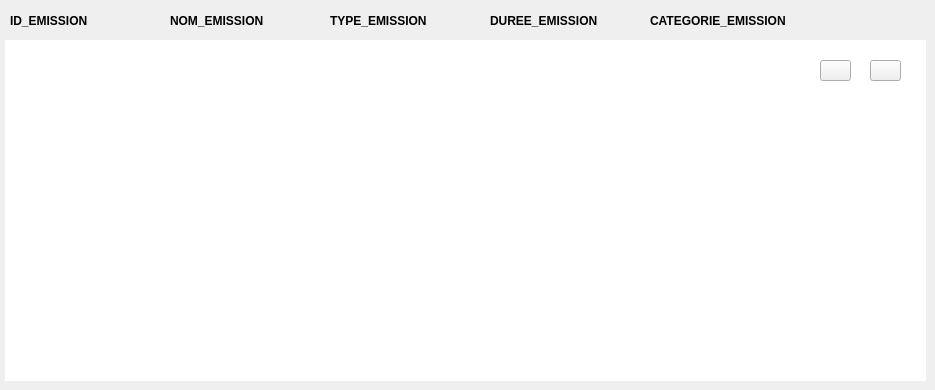
      <widget class="QWidget" name="tab_18">
       <attribute name="title">
        <string>gestion des emissions</string>
       </attribute>
       <widget class="QLabel" name="label_20">
        <property name="geometry">
         <rect>
          <x>5</x>
          <y>40</y>
          <width>921</width>
          <height>341</height>
         </rect>
        </property>
        <property name="styleSheet">
         <string notr="true">background-color:rgb(255, 255, 255)</string>
        </property>
        <property name="text">
         <string/>
        </property>
       </widget>
       <widget class="QLabel" name="label_22">
        <property name="geometry">
         <rect>
          <x>10</x>
          <y>0</y>
          <width>111</width>
          <height>41</height>
         </rect>
        </property>
        <property name="font">
         <font>
          <weight>75</weight>
          <bold>true</bold>
         </font>
        </property>
        <property name="text">
         <string>ID_EMISSION</string>
        </property>
       </widget>
       <widget class="QLabel" name="label_23">
        <property name="geometry">
         <rect>
          <x>170</x>
          <y>0</y>
          <width>111</width>
          <height>41</height>
         </rect>
        </property>
        <property name="font">
         <font>
          <weight>75</weight>
          <bold>true</bold>
         </font>
        </property>
        <property name="text">
         <string>NOM_EMISSION</string>
        </property>
       </widget>
       <widget class="QLabel" name="label_24">
        <property name="geometry">
         <rect>
          <x>330</x>
          <y>0</y>
          <width>111</width>
          <height>41</height>
         </rect>
        </property>
        <property name="font">
         <font>
          <weight>75</weight>
          <bold>true</bold>
         </font>
        </property>
        <property name="text">
         <string>TYPE_EMISSION</string>
        </property>
       </widget>
       <widget class="QLabel" name="label_25">
        <property name="geometry">
         <rect>
          <x>490</x>
          <y>0</y>
          <width>151</width>
          <height>41</height>
         </rect>
        </property>
        <property name="font">
         <font>
          <weight>75</weight>
          <bold>true</bold>
         </font>
        </property>
        <property name="text">
         <string>DUREE_EMISSION</string>
        </property>
       </widget>
       <widget class="QLabel" name="label_26">
        <property name="geometry">
         <rect>
          <x>650</x>
          <y>0</y>
          <width>191</width>
          <height>41</height>
         </rect>
        </property>
        <property name="font">
         <font>
          <weight>75</weight>
          <bold>true</bold>
         </font>
        </property>
        <property name="text">
         <string>CATEGORIE_EMISSION</string>
        </property>
       </widget>
       <widget class="QPushButton" name="pushButton_66">
        <property name="geometry">
         <rect>
          <x>820</x>
          <y>60</y>
          <width>31</width>
          <height>21</height>
         </rect>
        </property>
        <property name="styleSheet">
         <string notr="true">image: url(:/modifier/modifier.png);</string>
        </property>
        <property name="text">
         <string/>
        </property>
       </widget>
       <widget class="QPushButton" name="pushButton_91">
        <property name="geometry">
         <rect>
          <x>870</x>
          <y>60</y>
          <width>31</width>
          <height>21</height>
         </rect>
        </property>
        <property name="styleSheet">
         <string notr="true">image:url(:/new/prefix1/delete.png)</string>
        </property>
        <property name="text">
         <string/>
        </property>
       </widget>
      </widget>
